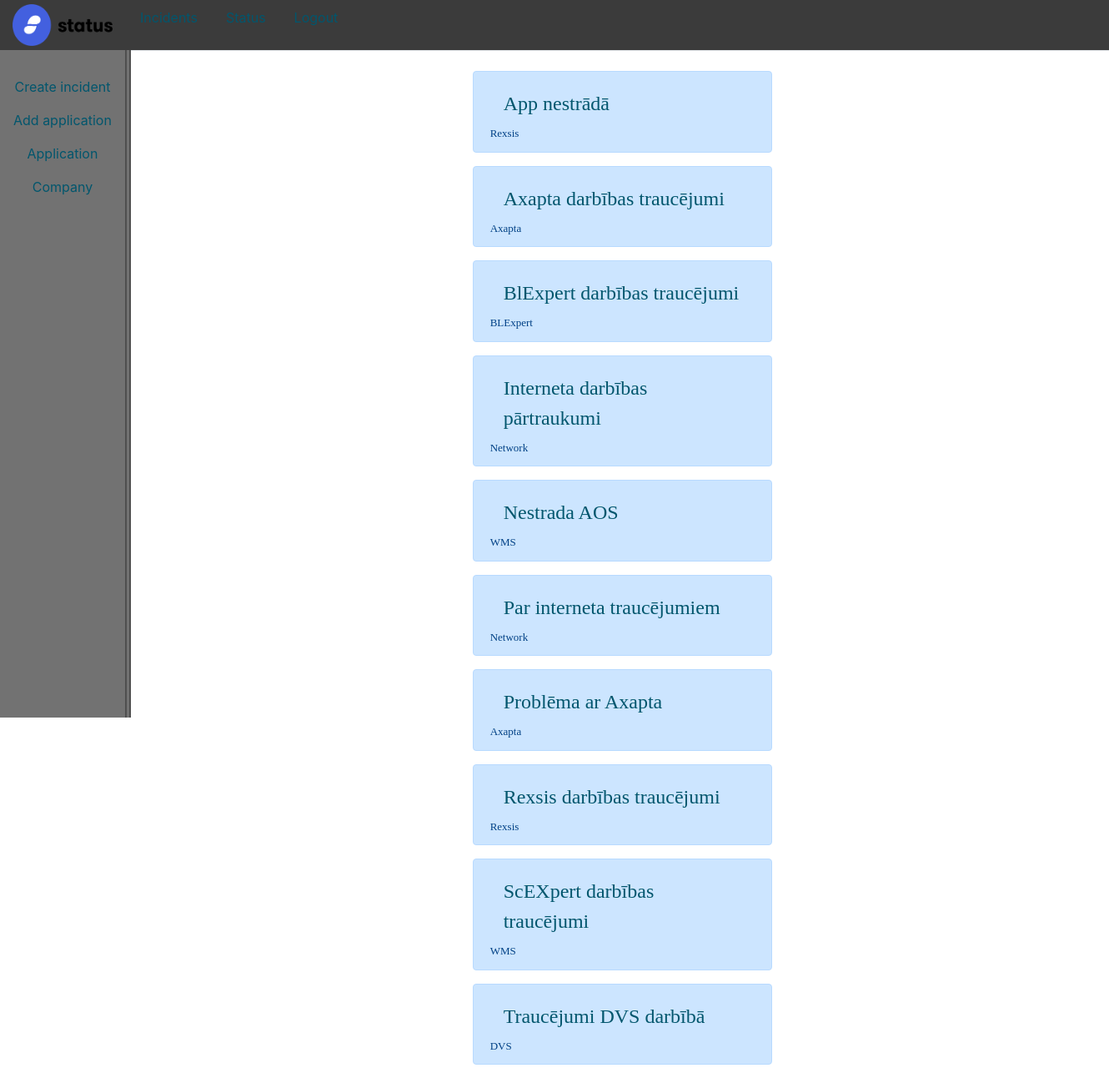
Page /incidentapp/ (signed in) on the committed database.
### incidentapp/models.py (models this page shows, shortened)
class incident(models.Model):
    component = models.ForeignKey(component, on_delete=models.CASCADE)
    name = models.CharField(max_length=30, verbose_name='Temats')
    message = models.TextField(verbose_name='Paziņojums')
    status = models.PositiveIntegerField()
    notifications = models.BooleanField(default=False, verbose_name='Send notifications')
    class Meta:
        verbose_name='Incidents'
        verbose_name_plural='Incidents'
        ordering=['name']
    class company(models.Model):
        name = models.CharField(max_length=30, verbose_name='Nosaukums')
        description = models.TextField(verbose_name='Apraksts')
        email = models.EmailField(max_length = 254, verbose_name='E-pasts')
        component = models.ForeignKey(component, on_delete=models.CASCADE)

class component(models.Model):
    name = models.CharField(max_length=30, verbose_name='Aplikācijas nosaukums')
    description = models.TextField(verbose_name='Apraksts')
    date = models.DateField(auto_now_add=True, blank=True, verbose_name='Datums')
    time = models.TimeField(auto_now_add=True, blank=True, verbose_name='Laiks')
    class Meta:
        verbose_name='Aplikācija'
        verbose_name_plural='Aplikācijas'
    def __str__(self):
        return self.name

### incidentapp/views.py (the view)
# urls.py: path('incidentapp/', views.incidentapp_home, name='incidentapp-home'),
@login_required(login_url='/incidentapp/sign-in/')
def incidentapp_home(request):
    incidents = incident.objects.all()
    return render(request, 'incidentapp/home.html', {'incidents':incidents})

### incidentapp/templates/incidentapp/home.html
{% extends 'incidentapp/base.html' %}
{% block page %}
{% load static %}
{% for incident in incidents%}
    <div class="row">
        <div class="col-md-8 offset-md-5 content">
            <div class="block">
                <div class="alert alert-primary" role="alert">
                    <div class="header"><a class="nav-link" href="{% url 'incident-detail' incident_id=incident.id %}">{{incident.name}}</a></div>
                    <div>{{incident.component}}</div>
                </div>
            </div>
        </div>
    </div>
{% endfor %}
{% endblock %}

### incidentapp/static/css/mystyle.css (style rules this page uses)
.block { width: 27vw; color: #000000; font-size: 13px; font-family: 'Times New Roman', Times, serif; }
a { color: #02566d; }
.header { font-size: 24px; }

### rows in the picture
incident: name "App nestrādā", component "Rexsis"
incident: name "Axapta darbības traucējumi", component "Axapta"
incident: name "BlExpert darbības traucējumi", component "BLExpert"
incident: name "Interneta darbības pārtraukumi", component "Network"
incident: name "Nestrada AOS", component "WMS"
incident: name "Par interneta traucējumiem", component "Network"
incident: name "Problēma ar Axapta", component "Axapta"
incident: name "Rexsis darbības traucējumi", component "Rexsis"
incident: name "ScEXpert darbības traucējumi", component "WMS"
incident: name "Traucējumi DVS darbībā", component "DVS"
